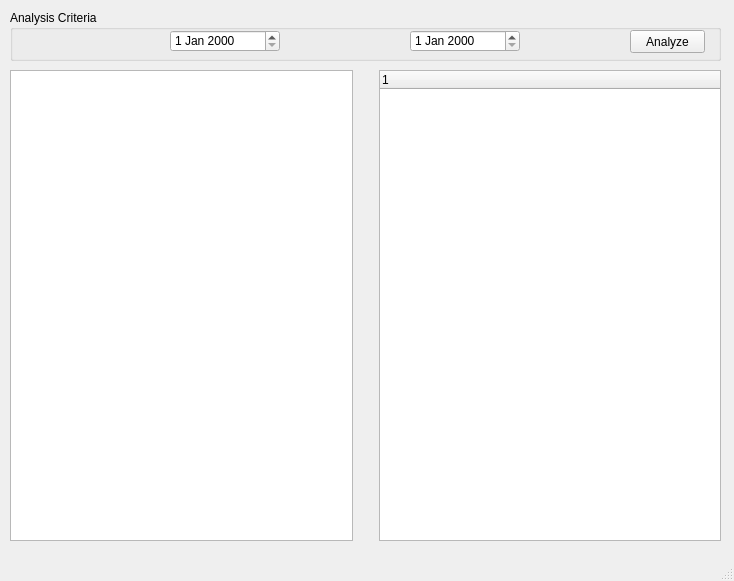
<?xml version="1.0" encoding="UTF-8"?>
<ui version="4.0">
 <class>Main</class>
 <widget class="QMainWindow" name="Main">
  <property name="geometry">
   <rect>
    <x>0</x>
    <y>0</y>
    <width>734</width>
    <height>581</height>
   </rect>
  </property>
  <property name="windowTitle">
   <string>MainWindow</string>
  </property>
  <widget class="QWidget" name="centralwidget">
   <widget class="QWidget" name="horizontalLayoutWidget">
    <property name="geometry">
     <rect>
      <x>10</x>
      <y>70</y>
      <width>711</width>
      <height>471</height>
     </rect>
    </property>
    <layout class="QHBoxLayout" name="horizontalLayout">
     <item>
      <widget class="QListWidget" name="lstSymbolList">
       <property name="dragEnabled">
        <bool>true</bool>
       </property>
       <property name="dragDropMode">
        <enum>QAbstractItemView::DragOnly</enum>
       </property>
       <property name="alternatingRowColors">
        <bool>true</bool>
       </property>
      </widget>
     </item>
     <item>
      <spacer name="verticalSpacer">
       <property name="orientation">
        <enum>Qt::Vertical</enum>
       </property>
       <property name="sizeHint" stdset="0">
        <size>
         <width>20</width>
         <height>40</height>
        </size>
       </property>
      </spacer>
     </item>
     <item>
      <widget class="QTreeWidget" name="trvwSelectedSymbols">
       <property name="dragEnabled">
        <bool>true</bool>
       </property>
       <property name="dragDropMode">
        <enum>QAbstractItemView::DragDrop</enum>
       </property>
       <property name="defaultDropAction">
        <enum>Qt::MoveAction</enum>
       </property>
       <property name="alternatingRowColors">
        <bool>true</bool>
       </property>
       <property name="selectionMode">
        <enum>QAbstractItemView::MultiSelection</enum>
       </property>
       <property name="selectionBehavior">
        <enum>QAbstractItemView::SelectItems</enum>
       </property>
       <column>
        <property name="text">
         <string notr="true">1</string>
        </property>
       </column>
      </widget>
     </item>
    </layout>
   </widget>
   <widget class="QGroupBox" name="groupBox">
    <property name="geometry">
     <rect>
      <x>10</x>
      <y>10</y>
      <width>711</width>
      <height>51</height>
     </rect>
    </property>
    <property name="title">
     <string>Analysis Criteria</string>
    </property>
    <widget class="QDateEdit" name="dtStartDate">
     <property name="geometry">
      <rect>
       <x>160</x>
       <y>20</y>
       <width>110</width>
       <height>22</height>
      </rect>
     </property>
    </widget>
    <widget class="QPushButton" name="btnAnalyse">
     <property name="geometry">
      <rect>
       <x>620</x>
       <y>20</y>
       <width>75</width>
       <height>23</height>
      </rect>
     </property>
     <property name="text">
      <string>Analyze</string>
     </property>
    </widget>
    <widget class="QDateEdit" name="dtEndDate">
     <property name="geometry">
      <rect>
       <x>400</x>
       <y>20</y>
       <width>110</width>
       <height>22</height>
      </rect>
     </property>
    </widget>
   </widget>
  </widget>
  <widget class="QMenuBar" name="menubar">
   <property name="geometry">
    <rect>
     <x>0</x>
     <y>0</y>
     <width>734</width>
     <height>21</height>
    </rect>
   </property>
  </widget>
  <widget class="QStatusBar" name="statusbar"/>
  <zorder>dockWidget_2</zorder>
  <zorder>dockWidget</zorder>
 </widget>
 <resources/>
 <connections/>
</ui>
